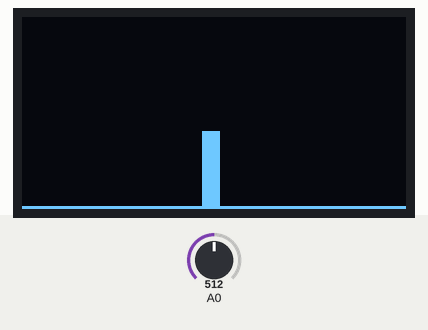
A sketch run on a simulated Arduino Uno, built with avr-gcc and run on an emulated ATmega328P. On the bench: 128×64 one-colour display. The inputs (shaded band) are chosen by the test bench; at power-on: A0 = 512. What the sketch prints to the serial monitor is not drawn.

Above: at 3.2 s.
3.3 s: A0 set to 716
At 4.1 s:
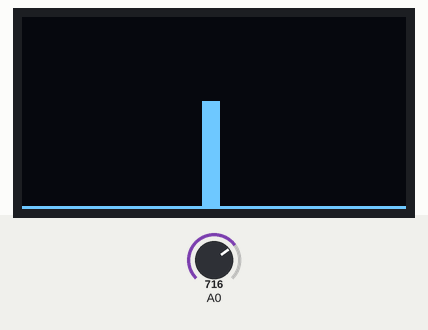
4.8 s: A0 set to 900
At 5.9 s:
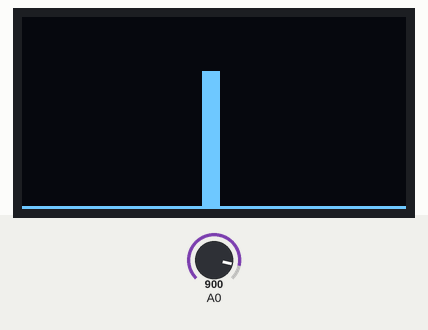
6.3 s: A0 set to 1023
At 7.7 s:
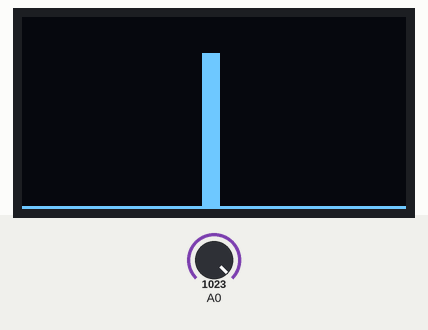
Timing chart, 0 to 9.3 s (numbered marks = the images above; inputs shaded):
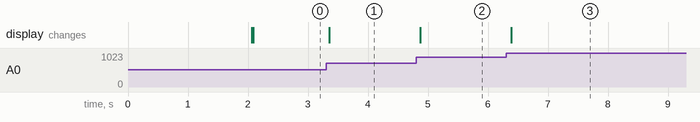

Measured:
- after the input at 3.3 s, the display: changes after 0.05 s (image 1)
- after the input at 4.8 s, the display: changes after 0.07 s (image 2)
- after the input at 6.3 s, the display: changes after 0.09 s (image 3)

The sketch:

volume_level_oled.ino
```cpp
#include <Wire.h>
#include <Adafruit_GFX.h>
#include <Adafruit_SSD1306.h>

#define SCREEN_WIDTH 128 // OLED display width, in pixels
#define SCREEN_HEIGHT 64 // OLED display height, in pixels

// Declaration for an SSD1306 display connected to I2C (SDA, SCL pins)
Adafruit_SSD1306 display(SCREEN_WIDTH, SCREEN_HEIGHT, &Wire, -1);

void setup() {
  Serial.begin(9600);
  pinMode(7, INPUT_PULLUP);
  pinMode(6, INPUT_PULLUP);
  pinMode(5, INPUT_PULLUP);
  pinMode(4, INPUT_PULLUP);
  if(!display.begin(SSD1306_SWITCHCAPVCC, 0x3C)) { // Address 0x3D for 128x64
    Serial.println(F("SSD1306 allocation failed"));
    for(;;);
  }
  delay(2000);
  display.clearDisplay();

  display.setTextSize(1);
  display.setTextColor(WHITE);
  display.setCursor(0, 10);
  // Display static text
  display.println("Hello, world!");
  display.drawCircle(64, 32, 10, WHITE);
  display.fillRect(10, 32, 20, 20, WHITE);
  display.display();
}

int level;
void loop() {
  level = analogRead(A0)/20;
  Serial.println(level);
  display.clearDisplay();
  display.drawFastHLine(0, 63, 128, WHITE);
  display.fillRect(60, 63-level, 6, level, WHITE);
  display.display();
  delay(100);


}
```
